Frame 1 (no input): blank canvas, image omitted
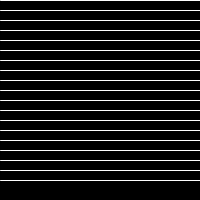
Frame 60 (the mouse pressed at the canvas centre just before this capture)
Frame 120 (the mouse held since frame 60 and released just before this capture): identical to frame 60, image omitted

The Processing sketch that drew this single still picture (run headless with seeded random() and noise(); from frame 60 on, the mouse is pressed at the canvas centre):

// Processing sketch: Exercise6_5
// ── Exercise6_5.pde
int endY;

void setup() {
  size(200,200);
  frameRate(10);
  endY = 0;
  
}

// using the endY variable allows to restrict HOW MUCH of
// the draw function is actually carried out… it gets in-
// crementally more, thus MAKING IT SEEM like the lines are
// added one by one

void draw() {
  background(0);
  for (int y = 0; y < endY; y += 10) {
    stroke(255);
    line(0,y,width,y);
  }
  endY += 10;
  
  if (endY > height) {
    endY = 10;
  }
}
